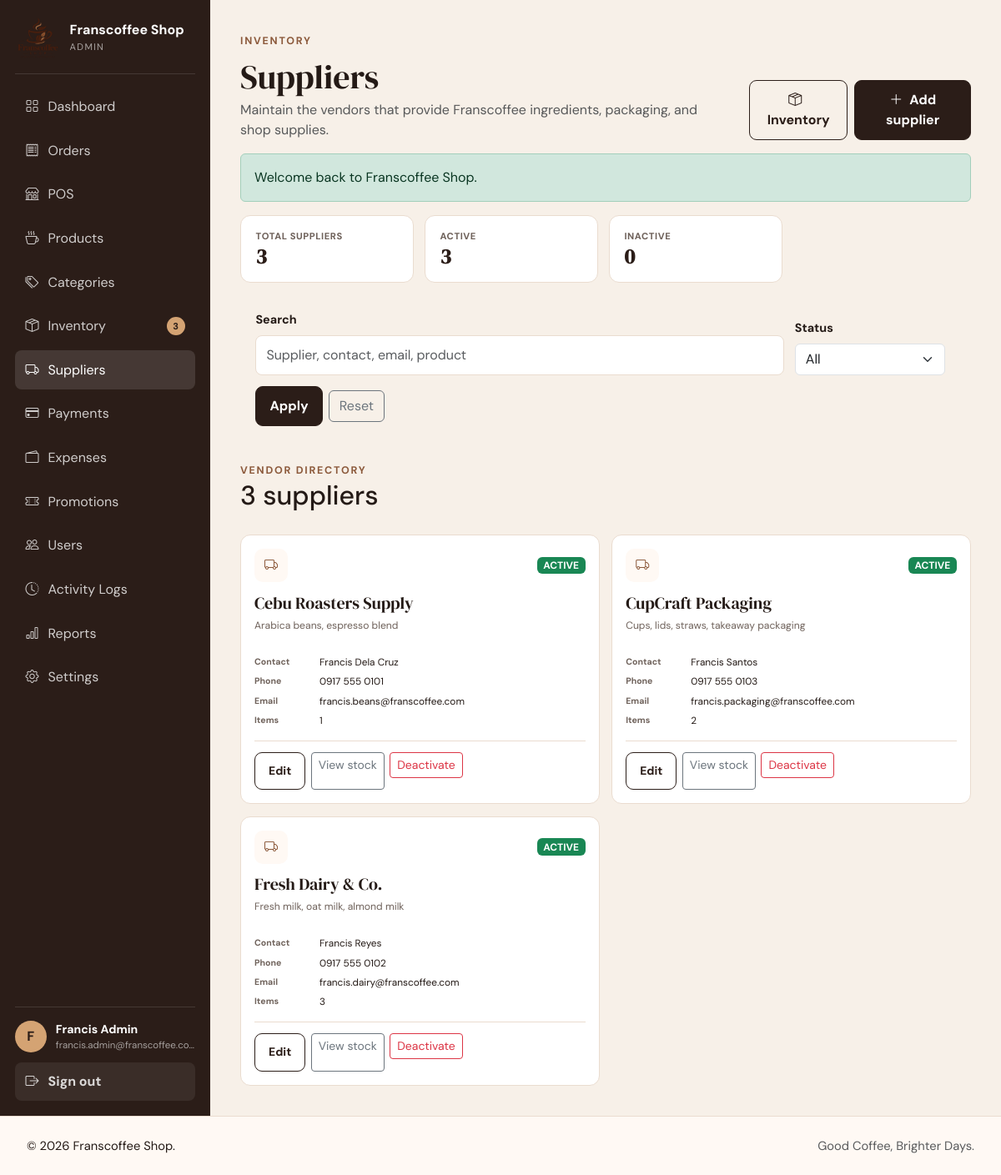
Screenshot of /admin/suppliers.php (signed in) with the database file from the repository.
### tables this page shows
CREATE TABLE users (
    id BIGINT UNSIGNED AUTO_INCREMENT PRIMARY KEY,
    first_name VARCHAR(80) NOT NULL,
    last_name VARCHAR(80) NOT NULL,
    email VARCHAR(190) NOT NULL UNIQUE,
    phone VARCHAR(30) NULL,
    password_hash VARCHAR(255) NOT NULL,
    role ENUM('ADMIN','STAFF','CUSTOMER') NOT NULL DEFAULT 'CUSTOMER',
    status ENUM('ACTIVE','INACTIVE') NOT NULL DEFAULT 'ACTIVE',
    email_verified_at DATETIME NULL,
    last_login_at DATETIME NULL,
    created_at DATETIME NOT NULL DEFAULT CURRENT_TIMESTAMP,
    updated_at DATETIME NOT NULL DEFAULT CURRENT_TIMESTAMP ON UPDATE CURRENT_TIMESTAMP,
    INDEX idx_users_role_status (role, status)
);

CREATE TABLE suppliers (
    id BIGINT UNSIGNED AUTO_INCREMENT PRIMARY KEY,
    name VARCHAR(150) NOT NULL,
    contact_person VARCHAR(120) NULL,
    email VARCHAR(190) NULL,
    phone VARCHAR(40) NULL,
    address TEXT NULL,
    products_supplied TEXT NULL,
    status ENUM('ACTIVE','INACTIVE') NOT NULL DEFAULT 'ACTIVE',
    created_at DATETIME NOT NULL DEFAULT CURRENT_TIMESTAMP,
    updated_at DATETIME NOT NULL DEFAULT CURRENT_TIMESTAMP ON UPDATE CURRENT_TIMESTAMP,
    INDEX idx_supplier_status_name (status, name)
);

### includes/db.php (called while the page is built, shortened)
<?php
function db(): PDO
{
    static $pdo = null;
    if ($pdo instanceof PDO) {
        return $pdo;
    }
    $config = app_config('database');
    $dsn = sprintf(
        'mysql:host=%s;port=%s;dbname=%s;charset=%s',
        $config['host'],
        $config['port'],
        $config['name'],
        $config['charset']
    );
    $pdo = new PDO($dsn, $config['username'], $config['password'], [
        PDO::ATTR_ERRMODE => PDO::ERRMODE_EXCEPTION,
        PDO::ATTR_DEFAULT_FETCH_MODE => PDO::FETCH_ASSOC,
        PDO::ATTR_EMULATE_PREPARES => false,
    ]);
    return $pdo;
}

### includes/auth.php (called while the page is built, shortened)
<?php
function validate_authenticated_session(): void
{
    $sessionUser = current_user();
    $stmt = db()->prepare('SELECT id, first_name, last_name, email, role, status FROM users WHERE id = :id LIMIT 1');
    $stmt->execute(['id' => (int) $sessionUser['id']]);
}

### includes/bootstrap.php (called while the page is built, shortened)
<?php
$APP_CONFIG = require __DIR__ . '/../config.php';
require_once __DIR__ . '/functions.php';
require_once __DIR__ . '/db.php';
require_once __DIR__ . '/auth.php';
require_once __DIR__ . '/storefront.php';
require_once __DIR__ . '/inventory.php';
validate_authenticated_session();

### includes/functions.php (called while the page is built, shortened)
<?php
function app_config(?string $section = null): array
{
    global $APP_CONFIG;
    return $APP_CONFIG[$section] ?? [];
}
function e(?string $value): string
{
    return htmlspecialchars((string) $value, ENT_QUOTES, 'UTF-8');
}
function url(string $path = ''): string
{
    $base = rtrim((string) (app_config('app')['base_url'] ?? ''), '/');
    return $base . '/' . ltrim($path, '/');
}
function asset(string $path): string
{
    return url('assets/' . ltrim($path, '/'));
}
function flash(string $key, ?string $message = null): ?string
{
    $value = $_SESSION['_flash'][$key] ?? null;
    return $value;
}
function current_user(): ?array
{
    return $_SESSION['user'] ?? null;
}
function role_home(string $role): string
{
    return match ($role) {
        'ADMIN' => 'admin/dashboard.php',
        'STAFF' => 'staff/dashboard.php',
        default => 'customer/dashboard.php',
    };
}

### config.php (called while the page is built, shortened)
<?php
return [
    'app' => [
        'name' => 'Franscoffee Shop',
        'tagline' => 'Good Coffee, Brighter Days.',
        'base_url' => 'http://localhost/franscoffee',
        'timezone' => 'Asia/Manila',
        'environment' => 'local',
        'debug' => true,
    ],
    'database' => [
        'host' => '127.0.0.1',
        'port' => '3306',
        'name' => 'franscoffee',
        'username' => 'root',
        'password' => '',
        'charset' => 'utf8mb4',
    ],
    'session' => [
        'name' => 'franscoffee_session',
        'lifetime' => 7200,
    ],
    'auth' => [
        'reset_token_minutes' => 60,
        'max_login_attempts' => 5,
        'login_lock_seconds' => 60,
    ],
];

### includes/storefront.php (called while the page is built, shortened)
<?php
function shop_setting(string $key, string $default = ''): string
{
    static $settings = null;
    if (!is_array($settings)) {
        $settings = [];
        try {
            foreach (db()->query('SELECT setting_key, setting_value FROM settings')->fetchAll() as $row) {
                $settings[(string) $row['setting_key']] = (string) ($row['setting_value'] ?? '');
            }
        } catch (Throwable $e) {
            $settings = [];
        }
    }
    return array_key_exists($key, $settings) ? $settings[$key] : $default;
}
function shop_logo_url(): string
{
    $path = trim(shop_setting('logo_path', ''));
    if ($path === '') return asset('images/logo/logo.png');
    return asset(ltrim($path, '/'));
}

### includes/inventory.php (called while the page is built, shortened)
<?php
function admin_suppliers(array $filters = []): array
{
    $where = ['1=1'];
    $params = [];
    $q = trim((string)($filters['q'] ?? ''));
    $status = strtoupper((string)($filters['status'] ?? 'ALL'));
    $stmt = db()->prepare(
        'SELECT s.*, COUNT(i.id) AS inventory_count '
        . 'FROM suppliers s LEFT JOIN inventory_items i ON i.supplier_id=s.id '
        . 'WHERE ' . implode(' AND ', $where) . ' GROUP BY s.id ORDER BY s.status ASC,s.name ASC'
    );
    $stmt->execute($params);
    return $stmt->fetchAll(PDO::FETCH_ASSOC);
}
function admin_supplier_counts(): array
{
    $row = db()->query("SELECT COUNT(*) total,SUM(status='ACTIVE') active_count,SUM(status='INACTIVE') inactive_count FROM suppliers")->fetch();
    return [
        'total' => (int)($row['total'] ?? 0),
        'active' => (int)($row['active_count'] ?? 0),
        'inactive' => (int)($row['inactive_count'] ?? 0),
    ];
}

### admin/suppliers.php (the view, shortened to what this page needs)
<?php
require_once __DIR__ . '/../includes/bootstrap.php';
$q = trim((string)($_GET['q'] ?? ''));
$status = strtoupper(trim((string)($_GET['status'] ?? 'ALL')));
$suppliers = admin_suppliers(compact('q', 'status'));
$counts = admin_supplier_counts();
$pageTitle = 'Suppliers'; $bodyClass = 'portal-page'; require __DIR__ . '/../includes/header.php'; $success = flash('success'); $error = flash('error');
?>
<div class="portal-shell"><?php require __DIR__ . '/../includes/sidebar.php'; ?><main class="portal-main inventory-main"><header class="portal-page-header"><div><span class="eyebrow">INVENTORY</span><h1 class="mt-2 mb-1">Suppliers</h1><p class="text-muted mb-0">Maintain the vendors that provide Franscoffee ingredients, packaging, and shop supplies.</p></div><div class="d-flex gap-2"><a class="btn btn-outline-coffee" href="<?= url('admin/inventory.php') ?>"><i class="bi bi-box-seam me-2"></i>Inventory</a><a class="btn btn-coffee" href="<?= url('admin/supplier-form.php') ?>"><i class="bi bi-plus-lg me-2"></i>Add supplier</a></div></header>
<?php if ($success): ?><div class="alert alert-success"><?= e($success) ?></div><?php endif; ?><?php if ($error): ?><div class="alert alert-danger"><?= e($error) ?></div><?php endif; ?>
<section class="supplier-metrics"><div><span>Total suppliers</span><strong><?= $counts['total'] ?></strong></div><div><span>Active</span><strong><?= $counts['active'] ?></strong></div><div><span>Inactive</span><strong><?= $counts['inactive'] ?></strong></div></section>
<section class="portal-card inventory-filter-card"><form method="get" class="supplier-filter-grid"><div><label class="form-label" for="supplierSearch">Search</label><input class="form-control" id="supplierSearch" name="q" value="<?= e($q) ?>" placeholder="Supplier, contact, email, product"></div><div><label class="form-label" for="supplierStatus">Status</label><select class="form-select" id="supplierStatus" name="status"><option value="ALL">All</option><option value="ACTIVE" <?= $status === 'ACTIVE' ? 'selected' : '' ?>>Active</option><option value="INACTIVE" <?= $status === 'INACTIVE' ? 'selected' : '' ?>>Inactive</option></select></div><div class="inventory-filter-actions"><button class="btn btn-coffee">Apply</button><a class="btn btn-outline-secondary" href="<?= url('admin/suppliers.php') ?>">Reset</a></div></form></section>
<section class="portal-card mt-4"><div class="panel-heading"><div><span class="eyebrow">VENDOR DIRECTORY</span><h2><?= count($suppliers) ?> supplier<?= count($suppliers) === 1 ? '' : 's' ?></h2></div></div><?php if (!$suppliers): ?><div class="empty-state compact"><i class="bi bi-truck"></i><h3>No suppliers found</h3><p>Add a supplier to connect stock items to their source.</p></div><?php else: ?><div class="supplier-grid"><?php foreach ($suppliers as $supplier): ?><article class="supplier-card <?= $supplier['status'] !== 'ACTIVE' ? 'is-inactive' : '' ?>"><div class="supplier-card-head"><span class="supplier-icon"><i class="bi bi-truck"></i></span><span class="badge <?= $supplier['status'] === 'ACTIVE' ? 'text-bg-success' : 'text-bg-secondary' ?>"><?= e((string)$supplier['status']) ?></span></div><h3><?= e((string)$supplier['name']) ?></h3><p><?= e((string)($supplier['products_supplied'] ?: 'No supplied products listed yet.')) ?></p><dl><div><dt>Contact</dt><dd><?= e((string)($supplier['contact_person'] ?: '—')) ?></dd></div><div><dt>Phone</dt><dd><?= e((string)($supplier['phone'] ?: '—')) ?></dd></div><div><dt>Email</dt><dd><?= e((string)($supplier['email'] ?: '—')) ?></dd></div><div><dt>Items</dt><dd><?= (int)$supplier['inventory_count'] ?></dd></div></dl><div class="supplier-actions"><a class="btn btn-sm btn-outline-coffee" href="<?= url('admin/supplier-form.php?id=' . (int)$supplier['id']) ?>">Edit</a><a class="btn btn-sm btn-outline-secondary" href="<?= url('admin/inventory.php?supplier_id=' . (int)$supplier['id']) ?>">View stock</a><form method="post"><?= csrf_field() ?><input type="hidden" name="action" value="toggle_supplier"><input type="hidden" name="supplier_id" value="<?= (int)$supplier['id'] ?>"><button class="btn btn-sm <?= $supplier['status'] === 'ACTIVE' ? 'btn-outline-danger' : 'btn-outline-success' ?>" type="submit" data-confirm="<?= $supplier['status'] === 'ACTIVE' ? 'Deactivate this supplier? Existing inventory links remain intact.' : 'Activate this supplier?' ?>"><?= $supplier['status'] === 'ACTIVE' ? 'Deactivate' : 'Activate' ?></button></form></div></article><?php endforeach; ?></div><?php endif; ?></section>
</main></div><?php require __DIR__ . '/../includes/footer.php'; ?>

### includes/sidebar.php (shortened to what this page needs)
<?php
$role = user_role() ?? 'GUEST';
$user = current_user();
$currentScript = str_replace('\\', '/', (string)($_SERVER['PHP_SELF'] ?? ''));
$unreadNotifications = ($role === 'CUSTOMER' && function_exists('customer_unread_notification_count')) ? customer_unread_notification_count((int)($user['id'] ?? 0)) : 0;
$sidebarProfile = ($role === 'CUSTOMER' && function_exists('customer_profile')) ? customer_profile((int)($user['id'] ?? 0)) : null;
$lowStockCount = ($role === 'ADMIN' && function_exists('admin_inventory_metrics')) ? (int)admin_inventory_metrics()['low'] : 0;
$items = match ($role) {
    'ADMIN' => [
        ['Dashboard', 'bi-grid', 'admin/dashboard.php', 0],
        ['Orders', 'bi-receipt', 'staff/orders.php', 0],
        ['POS', 'bi-shop', 'staff/pos.php', 0],
        ['Products', 'bi-cup-hot', 'admin/products.php', 0],
        ['Categories', 'bi-tags', 'admin/categories.php', 0],
        ['Inventory', 'bi-box-seam', 'admin/inventory.php', $lowStockCount],
        ['Suppliers', 'bi-truck', 'admin/suppliers.php', 0],
        ['Payments', 'bi-credit-card', 'admin/payments.php', 0],
        ['Expenses', 'bi-wallet2', 'admin/expenses.php', 0],
        ['Promotions', 'bi-ticket-perforated', 'admin/promotions.php', 0],
        ['Users', 'bi-people', 'admin/users.php', 0],
        ['Activity Logs', 'bi-clock-history', 'admin/activity-logs.php', 0],
        ['Reports', 'bi-bar-chart', 'admin/reports.php', 0],
        ['Settings', 'bi-gear', 'admin/settings.php', 0],
    ],
    'STAFF' => [
        ['Dashboard', 'bi-grid', 'staff/dashboard.php', 0],
        ['POS', 'bi-shop', 'staff/pos.php', 0],
        ['Orders', 'bi-receipt', 'staff/orders.php', 0],
        ['Customers', 'bi-people', 'staff/customers.php', 0],
    ],
    default => [
        ['Dashboard', 'bi-house', 'customer/dashboard.php', 0],
        ['My Orders', 'bi-receipt', 'customer/orders.php', 0],
        ['Notifications', 'bi-bell', 'customer/notifications.php', $unreadNotifications],
        ['Favorites', 'bi-heart', 'customer/favorites.php', 0],
        ['Cart', 'bi-bag', 'cart.php', 0],
        ['Addresses', 'bi-geo-alt', 'customer/addresses.php', 0],
        ['Profile', 'bi-person', 'customer/profile.php', 0],
    ],
};
$isSidebarActive = static function (string $path) use ($currentScript): bool {
    $active = str_ends_with($currentScript, '/' . $path);
    if ($path === 'customer/orders.php' && str_ends_with($currentScript, '/customer/order-details.php')) $active = true;
    if ($path === 'staff/orders.php' && str_ends_with($currentScript, '/staff/order-details.php')) $active = true;
    if ($path === 'admin/products.php' && str_ends_with($currentScript, '/admin/product-form.php')) $active = true;
    if ($path === 'admin/inventory.php' && (str_ends_with($currentScript, '/admin/inventory-form.php') || str_ends_with($currentScript, '/admin/inventory-transactions.php'))) $active = true;
    if ($path === 'admin/suppliers.php' && str_ends_with($currentScript, '/admin/supplier-form.php')) $active = true;
    if ($path === 'admin/expenses.php' && str_ends_with($currentScript, '/admin/expense-form.php')) $active = true;
    if ($path === 'admin/promotions.php' && str_ends_with($currentScript, '/admin/promotion-form.php')) $active = true;
    if ($path === 'admin/users.php' && str_ends_with($currentScript, '/admin/user-form.php')) $active = true;
    return $active;
};
$sidebarAvatar = !empty($sidebarProfile['avatar_path']) ? url((string)$sidebarProfile['avatar_path']) : null;
$sidebarName = trim((string)($user['first_name'] ?? '') . ' ' . (string)($user['last_name'] ?? ''));
?>
<aside class="fc-sidebar d-none d-lg-flex">
    <div>
        <a class="sidebar-brand text-decoration-none text-white" href="<?= url(role_home((string)$role)) ?>">
            <img src="<?= e(shop_logo_url()) ?>" alt="<?= e(shop_setting('shop_name','Franscoffee Shop')) ?> logo">
            <div><strong><?= e(shop_setting('shop_name','Franscoffee Shop')) ?></strong><small><?= e($role) ?></small></div>
        </a>
        <nav class="sidebar-nav" aria-label="Portal navigation">
            <?php foreach ($items as [$label, $icon, $path, $count]): $active = $isSidebarActive($path); ?>
                <a class="sidebar-link <?= $active ? 'active' : '' ?>" href="<?= url($path) ?>" <?= $active ? 'aria-current="page"' : '' ?>>
                    <i class="bi <?= e($icon) ?>"></i><span><?= e($label) ?></span><?php if ((int)$count > 0): ?><em class="sidebar-count"><?= (int)$count > 99 ? '99+' : (int)$count ?></em><?php endif; ?>
                </a>
            <?php endforeach; ?>
        </nav>
    </div>
    <div class="sidebar-account">
        <div class="sidebar-user">
            <?php if ($sidebarAvatar): ?><img class="sidebar-avatar sidebar-avatar-image" src="<?= e($sidebarAvatar) ?>" alt="<?= e(($user['first_name'] ?? 'Customer') . ' profile photo') ?>"><?php else: ?><span class="sidebar-avatar"><?= e(strtoupper(substr((string) ($user['first_name'] ?? 'F'), 0, 1))) ?></span><?php endif; ?>
            <div><strong><?= e($sidebarName) ?></strong><small><?= e($user['email'] ?? '') ?></small></div>
        </div>
        <form method="post" action="<?= url('logout.php') ?>">
            <button class="sidebar-logout" type="submit"><i class="bi bi-box-arrow-right"></i><span>Sign out</span></button>
        </form>
    </div>
</aside>

### rows the page displays
users: role "ADMIN", first_name "F", sidebarName "Francis Admin", email "francis.admin@franscoffee.co…"
suppliers: status "ACTIVE", name "Cebu Roasters Supply", products_supplied "Arabica beans, espresso blend", contact_person "Francis Dela Cruz", phone "0917 555 0101", email "francis.beans@franscoffee.com", inventory_count "1", shows "Deactivate"
suppliers: status "ACTIVE", name "CupCraft Packaging", products_supplied "Cups, lids, straws, takeaway packaging", contact_person "Francis Santos", phone "0917 555 0103", email "francis.packaging@franscoffee.com", inventory_count "2", shows "Deactivate"
suppliers: status "ACTIVE", name "Fresh Dairy & Co.", products_supplied "Fresh milk, oat milk, almond milk", contact_person "Francis Reyes", phone "0917 555 0102", email "francis.dairy@franscoffee.com", inventory_count "3", shows "Deactivate"

### other values shown
shop_setting('shop_name','Franscoffee Shop') "Franscoffee Shop"
$label "Dashboard"
$label "Orders"
$label "POS"
$label "Products"
$label "Categories"
$label "Inventory"
$count "3"
$label "Suppliers"
$label "Payments"
$label "Expenses"
$label "Promotions"
$label "Users"
$label "Activity Logs"
$label "Reports"
